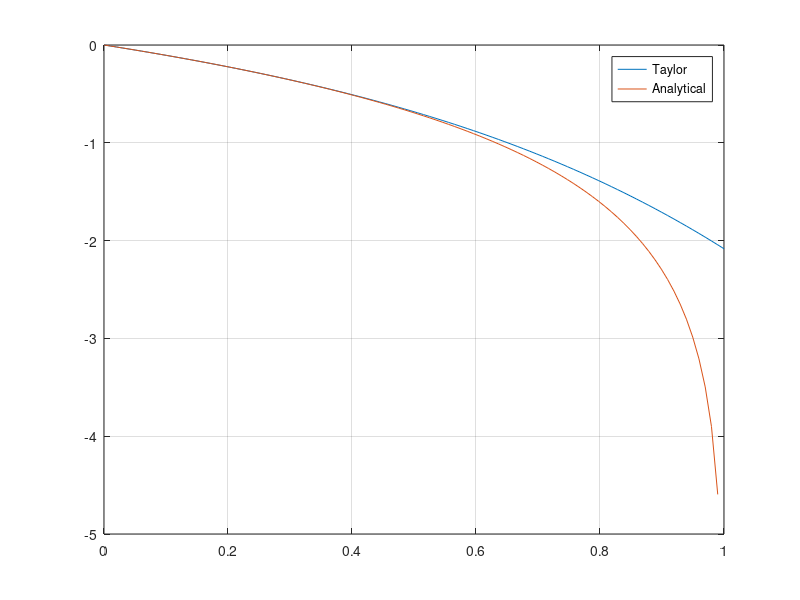

The MATLAB source for this figure: (Note: this script raises an error after producing the figure.)
function test16

clear
clc

n=100;
domain=linspace(0,1,n);

plot(domain,myfun(domain),domain,log(ones(1,n)-(domain)))
grid on
legend('Taylor','Analytical')

syms x
for n=0:1:10
    myfun2(n)
end


end

function solution=myfun(domain)
n=length(domain);
solution=zeros(1,n);
for i=1:1:n
    x=domain(i);
    solution(i)=-x-0.5*x^2-(1/3)*x^3-0.25*x^4;
end
end

function solution=myfun2(n)
syms x a
solution=log(1-a);
for i=1:1:n
    solution=diff(solution);
end
solution=solution*(x^n)/factorial(n);
solution=subs(solution,a,0);
end